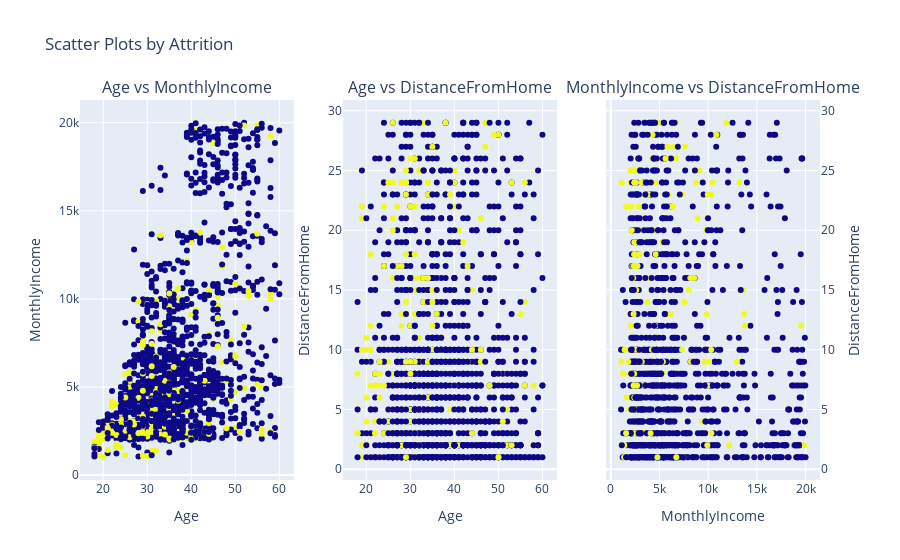

Source (notebook cell):
### Markdown cell above
# Research Question 2:

### Code cell
import plotly.express as px
import plotly.subplots as sp
import plotly.graph_objects as go

fig = sp.make_subplots(rows=1, cols=3, subplot_titles=[
    "Age vs MonthlyIncome", "Age vs DistanceFromHome", "MonthlyIncome vs DistanceFromHome"
])

fig.add_trace(go.Scatter(
    x=df["Age"], y=df["MonthlyIncome"],
    mode="markers", marker=dict(color=df['Attrition'].astype('category').cat.codes),
    name="Age vs Income"
), row=1, col=1)

fig.add_trace(go.Scatter(
    x=df["Age"], y=df["DistanceFromHome"],
    mode="markers", marker=dict(color=df['Attrition'].astype('category').cat.codes),
    name="Age vs Distance"
), row=1, col=2)

fig.add_trace(go.Scatter(
    x=df["MonthlyIncome"], y=df["DistanceFromHome"],
    mode="markers", marker=dict(color=df['Attrition'].astype('category').cat.codes),
    name="Income vs Distance"
), row=1, col=3)

# Axis labels for 1st subplot (normal)
fig.update_xaxes(title_text="Age", row=1, col=1)
fig.update_yaxes(title_text="MonthlyIncome", row=1, col=1)

# Axis labels for 2nd subplot (normal)
fig.update_xaxes(title_text="Age", row=1, col=2)
fig.update_yaxes(title_text="DistanceFromHome", row=1, col=2)

# Axis labels for 3rd subplot: y-axis label on right side
fig.update_xaxes(title_text="MonthlyIncome", row=1, col=3)
fig.update_yaxes(title_text="DistanceFromHome", row=1, col=3, side='right')

fig.update_layout(title="Scatter Plots by Attrition", showlegend=False)
fig.show()
fig.write_image("plot_2.pdf", width=1000, height=400, scale=8)

### Figure 1 — Plotly figure (JSON) as saved in the notebook; plotly's stock layout.template omitted (floating-point values rounded to 4 significant figures; data arrays with more than 128 entries replaced by an {"elided": "..."} marker saying what was removed)
{"data": [{"marker": {"color": {"elided": "1470 int values"}}, "mode": "markers", "name": "Age vs Income", "type": "scatter", "x": {"elided": "1470 int values"}, "xaxis": "x", "y": {"elided": "1470 int values"}, "yaxis": "y"}, {"marker": {"color": {"elided": "1470 int values"}}, "mode": "markers", "name": "Age vs Distance", "type": "scatter", "x": {"elided": "1470 int values"}, "xaxis": "x2", "y": {"elided": "1470 int values"}, "yaxis": "y2"}, {"marker": {"color": {"elided": "1470 int values"}}, "mode": "markers", "name": "Income vs Distance", "type": "scatter", "x": {"elided": "1470 int values"}, "xaxis": "x3", "y": {"elided": "1470 int values"}, "yaxis": "y3"}], "layout": {"annotations": [{"font": {"size": 16}, "showarrow": false, "text": "Age vs MonthlyIncome", "x": 0.1444, "xanchor": "center", "xref": "paper", "y": 1, "yanchor": "bottom", "yref": "paper"}, {"font": {"size": 16}, "showarrow": false, "text": "Age vs DistanceFromHome", "x": 0.5, "xanchor": "center", "xref": "paper", "y": 1, "yanchor": "bottom", "yref": "paper"}, {"font": {"size": 16}, "showarrow": false, "text": "MonthlyIncome vs DistanceFromHome", "x": 0.8556, "xanchor": "center", "xref": "paper", "y": 1, "yanchor": "bottom", "yref": "paper"}], "autosize": true, "showlegend": false, "title": {"text": "Scatter Plots by Attrition"}, "xaxis": {"anchor": "y", "autorange": true, "domain": [0, 0.2889], "range": [14.93, 63.07], "title": {"text": "Age"}, "type": "linear"}, "xaxis2": {"anchor": "y2", "autorange": true, "domain": [0.3556, 0.6444], "range": [14.93, 63.07], "title": {"text": "Age"}, "type": "linear"}, "xaxis3": {"anchor": "y3", "autorange": true, "domain": [0.7111, 1], "range": [-378.5, 21390.0], "title": {"text": "MonthlyIncome"}, "type": "linear"}, "yaxis": {"anchor": "x", "autorange": true, "domain": [0, 1], "range": [-558.1, 21570.0], "title": {"text": "MonthlyIncome"}, "type": "linear"}, "yaxis2": {"anchor": "x2", "autorange": true, "domain": [0, 1], "range": [-1.311, 31.31], "title": {"text": "DistanceFromHome"}, "type": "linear"}, "yaxis3": {"anchor": "x3", "autorange": true, "domain": [0, 1], "range": [-1.311, 31.31], "side": "right", "title": {"text": "DistanceFromHome"}, "type": "linear"}}}
